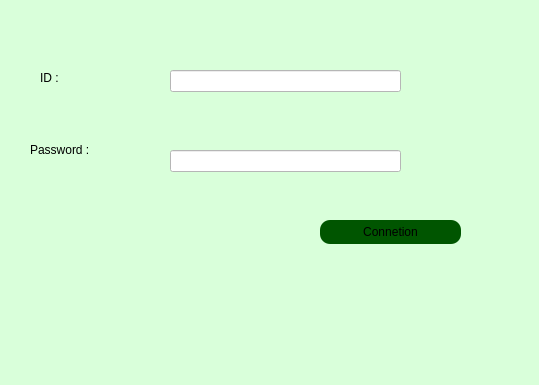
<?xml version="1.0" encoding="UTF-8"?>
<ui version="4.0">
 <class>Dialog</class>
 <widget class="QDialog" name="Dialog">
  <property name="geometry">
   <rect>
    <x>0</x>
    <y>0</y>
    <width>539</width>
    <height>385</height>
   </rect>
  </property>
  <property name="windowTitle">
   <string>Dialog</string>
  </property>
  <property name="styleSheet">
   <string notr="true">background-color: rgb(217, 255, 218);

</string>
  </property>
  <widget class="QLineEdit" name="id">
   <property name="geometry">
    <rect>
     <x>170</x>
     <y>70</y>
     <width>231</width>
     <height>22</height>
    </rect>
   </property>
   <property name="styleSheet">
    <string notr="true">background-color: rgb(255, 255, 255);
color :rgb(0, 0, 0);
color :rgb(0, 0, 0);</string>
   </property>
  </widget>
  <widget class="QLineEdit" name="password">
   <property name="geometry">
    <rect>
     <x>170</x>
     <y>150</y>
     <width>231</width>
     <height>22</height>
    </rect>
   </property>
   <property name="styleSheet">
    <string notr="true">background-color: rgb(255, 255, 255);
color :rgb(0, 0, 0);
color :rgb(0, 0, 0);</string>
   </property>
  </widget>
  <widget class="QLabel" name="label">
   <property name="geometry">
    <rect>
     <x>40</x>
     <y>70</y>
     <width>49</width>
     <height>16</height>
    </rect>
   </property>
   <property name="styleSheet">
    <string notr="true">color: rgb(0, 0, 0);
font: 14pt &quot;Segoe UI Variable Display&quot;;

</string>
   </property>
   <property name="text">
    <string>ID :</string>
   </property>
  </widget>
  <widget class="QLabel" name="label_2">
   <property name="geometry">
    <rect>
     <x>30</x>
     <y>140</y>
     <width>81</width>
     <height>20</height>
    </rect>
   </property>
   <property name="styleSheet">
    <string notr="true">color: rgb(0, 0, 0);
font: 14pt &quot;Segoe UI Variable Display&quot;;
</string>
   </property>
   <property name="text">
    <string>Password :</string>
   </property>
  </widget>
  <widget class="QPushButton" name="pushButton">
   <property name="geometry">
    <rect>
     <x>320</x>
     <y>220</y>
     <width>141</width>
     <height>24</height>
    </rect>
   </property>
   <property name="styleSheet">
    <string notr="true">color: rgb(0, 0, 0);
font: 11pt &quot;Segoe UI Variable Display&quot;;
background-color: rgb(0, 85, 0);
 border-radius: 10px ; /* Arrondi dans tous les coins */

</string>
   </property>
   <property name="text">
    <string>Connetion</string>
   </property>
  </widget>
 </widget>
 <resources/>
 <connections/>
</ui>
